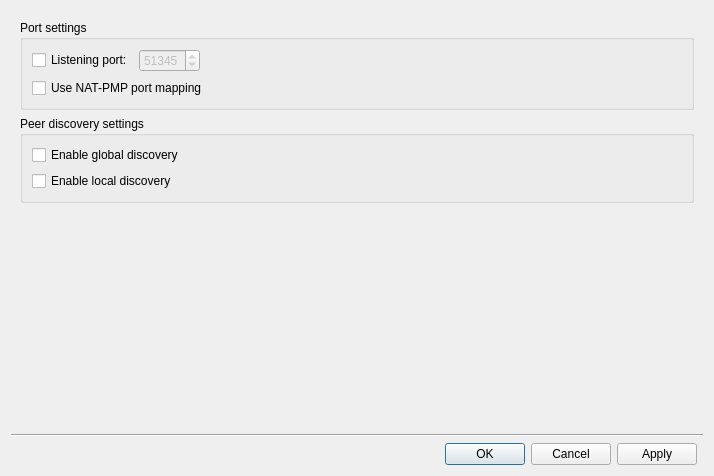
<?xml version="1.0" encoding="UTF-8"?>
<ui version="4.0">
 <class>Settings</class>
 <widget class="QDialog" name="Settings">
  <property name="geometry">
   <rect>
    <x>0</x>
    <y>0</y>
    <width>714</width>
    <height>476</height>
   </rect>
  </property>
  <property name="windowTitle">
   <string>Settings</string>
  </property>
  <property name="windowIcon">
   <iconset resource="../../resources/mainwindow.qrc">
    <normaloff>:/branding/librevault_icon.svg</normaloff>:/branding/librevault_icon.svg</iconset>
  </property>
  <layout class="QVBoxLayout" name="verticalLayout">
   <item>
    <layout class="QHBoxLayout" name="controlBar"/>
   </item>
   <item>
    <widget class="QStackedWidget" name="stackedWidget">
     <property name="currentIndex">
      <number>2</number>
     </property>
     <widget class="QWidget" name="page_general">
      <layout class="QVBoxLayout" name="verticalLayout10">
       <item>
        <widget class="QGroupBox" name="groupBox_3">
         <property name="title">
          <string>System</string>
         </property>
         <layout class="QVBoxLayout" name="verticalLayout_2">
          <item>
           <widget class="QCheckBox" name="box_startup">
            <property name="text">
             <string>Start on computer startup</string>
            </property>
           </widget>
          </item>
         </layout>
        </widget>
       </item>
       <item>
        <widget class="QGroupBox" name="groupBox_6">
         <property name="title">
          <string>Language</string>
         </property>
         <layout class="QVBoxLayout" name="verticalLayout_3">
          <item>
           <widget class="QComboBox" name="comboBox"/>
          </item>
         </layout>
        </widget>
       </item>
       <item>
        <spacer name="verticalSpacer_4">
         <property name="orientation">
          <enum>Qt::Vertical</enum>
         </property>
         <property name="sizeHint" stdset="0">
          <size>
           <width>20</width>
           <height>40</height>
          </size>
         </property>
        </spacer>
       </item>
      </layout>
     </widget>
     <widget class="QWidget" name="page_account">
      <layout class="QVBoxLayout" name="verticalLayout1">
       <property name="leftMargin">
        <number>0</number>
       </property>
       <property name="rightMargin">
        <number>0</number>
       </property>
       <item>
        <widget class="QStackedWidget" name="account_stacked">
         <property name="currentIndex">
          <number>0</number>
         </property>
         <widget class="QWidget" name="page_noauth">
          <layout class="QGridLayout" name="gridLayout1">
           <item row="3" column="1" colspan="2">
            <spacer name="verticalSpacer_2">
             <property name="orientation">
              <enum>Qt::Vertical</enum>
             </property>
             <property name="sizeHint" stdset="0">
              <size>
               <width>20</width>
               <height>40</height>
              </size>
             </property>
            </spacer>
           </item>
           <item row="2" column="2">
            <widget class="QPushButton" name="button_Register">
             <property name="minimumSize">
              <size>
               <width>127</width>
               <height>0</height>
              </size>
             </property>
             <property name="text">
              <string>Create account</string>
             </property>
            </widget>
           </item>
           <item row="2" column="1">
            <widget class="QPushButton" name="button_SignIn">
             <property name="minimumSize">
              <size>
               <width>127</width>
               <height>0</height>
              </size>
             </property>
             <property name="text">
              <string>Sign in</string>
             </property>
            </widget>
           </item>
           <item row="2" column="0">
            <spacer name="horizontalSpacer">
             <property name="orientation">
              <enum>Qt::Horizontal</enum>
             </property>
             <property name="sizeHint" stdset="0">
              <size>
               <width>40</width>
               <height>20</height>
              </size>
             </property>
            </spacer>
           </item>
           <item row="0" column="1" colspan="2">
            <spacer name="verticalSpacer">
             <property name="orientation">
              <enum>Qt::Vertical</enum>
             </property>
             <property name="sizeHint" stdset="0">
              <size>
               <width>20</width>
               <height>40</height>
              </size>
             </property>
            </spacer>
           </item>
           <item row="2" column="3">
            <spacer name="horizontalSpacer_2">
             <property name="orientation">
              <enum>Qt::Horizontal</enum>
             </property>
             <property name="sizeHint" stdset="0">
              <size>
               <width>40</width>
               <height>20</height>
              </size>
             </property>
            </spacer>
           </item>
           <item row="1" column="1" colspan="2">
            <widget class="QLabel" name="label_sign_in">
             <property name="styleSheet">
              <string notr="true"/>
             </property>
             <property name="text">
              <string>Sign in with your Librevault Cloud account to sync folders across your devices</string>
             </property>
             <property name="alignment">
              <set>Qt::AlignCenter</set>
             </property>
             <property name="wordWrap">
              <bool>true</bool>
             </property>
            </widget>
           </item>
          </layout>
         </widget>
         <widget class="QWidget" name="page_auth">
          <layout class="QVBoxLayout" name="vLayout1">
           <property name="leftMargin">
            <number>0</number>
           </property>
           <property name="rightMargin">
            <number>0</number>
           </property>
           <item>
            <widget class="QGroupBox" name="groupBox">
             <property name="title">
              <string>Account</string>
             </property>
             <layout class="QHBoxLayout" name="horizontalLayout">
              <item>
               <widget class="QLabel" name="label_account_name">
                <property name="text">
                 <string>%1 (%2)</string>
                </property>
               </widget>
              </item>
              <item>
               <spacer name="horizontalSpacer_3">
                <property name="orientation">
                 <enum>Qt::Horizontal</enum>
                </property>
                <property name="sizeHint" stdset="0">
                 <size>
                  <width>40</width>
                  <height>20</height>
                 </size>
                </property>
               </spacer>
              </item>
              <item>
               <widget class="QPushButton" name="button_Signout">
                <property name="text">
                 <string>Sign out</string>
                </property>
               </widget>
              </item>
             </layout>
            </widget>
           </item>
           <item>
            <widget class="QGroupBox" name="groupBox_2">
             <property name="title">
              <string>Space usage</string>
             </property>
             <layout class="QGridLayout" name="gridLayout">
              <item row="1" column="0">
               <widget class="QLabel" name="usage_label">
                <property name="text">
                 <string>%1 GB of %2 GB used</string>
                </property>
               </widget>
              </item>
              <item row="1" column="2">
               <widget class="QLabel" name="label_needmorespace">
                <property name="text">
                 <string>&lt;html&gt;&lt;head/&gt;&lt;body&gt;&lt;p&gt;&lt;a href=&quot;https://librevault.com/upgrade&quot;&gt;&lt;span style=&quot; text-decoration: underline; color:#2980b9;&quot;&gt;Need more space?&lt;/span&gt;&lt;/a&gt;&lt;/p&gt;&lt;/body&gt;&lt;/html&gt;</string>
                </property>
               </widget>
              </item>
              <item row="1" column="1">
               <spacer name="horizontalSpacer_4">
                <property name="orientation">
                 <enum>Qt::Horizontal</enum>
                </property>
                <property name="sizeHint" stdset="0">
                 <size>
                  <width>40</width>
                  <height>20</height>
                 </size>
                </property>
               </spacer>
              </item>
              <item row="0" column="0" colspan="3">
               <widget class="QProgressBar" name="usage_bar">
                <property name="maximum">
                 <number>100</number>
                </property>
                <property name="value">
                 <number>-1</number>
                </property>
                <property name="textVisible">
                 <bool>false</bool>
                </property>
               </widget>
              </item>
             </layout>
            </widget>
           </item>
           <item>
            <spacer name="verticalSpacer_3">
             <property name="orientation">
              <enum>Qt::Vertical</enum>
             </property>
             <property name="sizeHint" stdset="0">
              <size>
               <width>20</width>
               <height>40</height>
              </size>
             </property>
            </spacer>
           </item>
          </layout>
         </widget>
        </widget>
       </item>
      </layout>
     </widget>
     <widget class="QWidget" name="page_network">
      <layout class="QVBoxLayout" name="verticalLayout11">
       <item>
        <widget class="QGroupBox" name="groupBox_4">
         <property name="title">
          <string>Port settings</string>
         </property>
         <layout class="QGridLayout" name="gridLayout_2">
          <item row="0" column="1">
           <widget class="QSpinBox" name="port_value">
            <property name="enabled">
             <bool>false</bool>
            </property>
            <property name="maximum">
             <number>65535</number>
            </property>
            <property name="value">
             <number>51345</number>
            </property>
           </widget>
          </item>
          <item row="0" column="0">
           <widget class="QCheckBox" name="port_box">
            <property name="text">
             <string>Listening port:</string>
            </property>
           </widget>
          </item>
          <item row="0" column="2">
           <spacer name="horizontalSpacer_5">
            <property name="orientation">
             <enum>Qt::Horizontal</enum>
            </property>
            <property name="sizeHint" stdset="0">
             <size>
              <width>40</width>
              <height>20</height>
             </size>
            </property>
           </spacer>
          </item>
          <item row="1" column="0" colspan="3">
           <widget class="QCheckBox" name="natpmp_box">
            <property name="text">
             <string>Use NAT-PMP port mapping</string>
            </property>
           </widget>
          </item>
         </layout>
        </widget>
       </item>
       <item>
        <widget class="QGroupBox" name="groupBox_5">
         <property name="title">
          <string>Peer discovery settings</string>
         </property>
         <layout class="QGridLayout" name="gridLayout_3">
          <item row="0" column="0">
           <widget class="QCheckBox" name="global_discovery_box">
            <property name="text">
             <string>Enable global discovery</string>
            </property>
           </widget>
          </item>
          <item row="1" column="0">
           <widget class="QCheckBox" name="local_discovery_box">
            <property name="text">
             <string>Enable local discovery</string>
            </property>
           </widget>
          </item>
         </layout>
        </widget>
       </item>
       <item>
        <spacer name="verticalSpacer_5">
         <property name="orientation">
          <enum>Qt::Vertical</enum>
         </property>
         <property name="sizeHint" stdset="0">
          <size>
           <width>20</width>
           <height>40</height>
          </size>
         </property>
        </spacer>
       </item>
      </layout>
     </widget>
     <widget class="QWidget" name="page_advanced"/>
    </widget>
   </item>
   <item>
    <layout class="QGridLayout" name="BottomBar">
     <item row="0" column="0" colspan="2">
      <widget class="Line" name="line">
       <property name="orientation">
        <enum>Qt::Horizontal</enum>
       </property>
      </widget>
     </item>
     <item row="1" column="0">
      <widget class="QDialogButtonBox" name="dialog_box">
       <property name="orientation">
        <enum>Qt::Horizontal</enum>
       </property>
       <property name="standardButtons">
        <set>QDialogButtonBox::Apply|QDialogButtonBox::Cancel|QDialogButtonBox::Ok</set>
       </property>
      </widget>
     </item>
    </layout>
   </item>
  </layout>
 </widget>
 <tabstops>
  <tabstop>button_SignIn</tabstop>
  <tabstop>button_Register</tabstop>
  <tabstop>box_startup</tabstop>
  <tabstop>button_Signout</tabstop>
  <tabstop>port_box</tabstop>
  <tabstop>port_value</tabstop>
  <tabstop>natpmp_box</tabstop>
 </tabstops>
 <resources>
  <include location="../../resources/mainwindow.qrc"/>
 </resources>
 <connections>
  <connection>
   <sender>port_box</sender>
   <signal>toggled(bool)</signal>
   <receiver>port_value</receiver>
   <slot>setEnabled(bool)</slot>
   <hints>
    <hint type="sourcelabel">
     <x>86</x>
     <y>60</y>
    </hint>
    <hint type="destinationlabel">
     <x>174</x>
     <y>74</y>
    </hint>
   </hints>
  </connection>
 </connections>
</ui>
